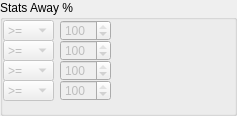
              <widget class="QGroupBox" name="groupBox_6">
               <property name="minimumSize">
                <size>
                 <width>237</width>
                 <height>116</height>
                </size>
               </property>
               <property name="maximumSize">
                <size>
                 <width>237</width>
                 <height>116</height>
                </size>
               </property>
               <property name="title">
                <string>Stats Away %</string>
               </property>
               <widget class="QComboBox" name="combo_points_2">
                <property name="enabled">
                 <bool>false</bool>
                </property>
                <property name="geometry">
                 <rect>
                  <x>3</x>
                  <y>20</y>
                  <width>51</width>
                  <height>21</height>
                 </rect>
                </property>
                <property name="minimumSize">
                 <size>
                  <width>0</width>
                  <height>3</height>
                 </size>
                </property>
                <property name="maximumSize">
                 <size>
                  <width>51</width>
                  <height>21</height>
                 </size>
                </property>
                <item>
                 <property name="text">
                  <string>&gt;=</string>
                 </property>
                </item>
                <item>
                 <property name="text">
                  <string>&lt;=</string>
                 </property>
                </item>
               </widget>
               <widget class="QSpinBox" name="spin_points_2">
                <property name="enabled">
                 <bool>false</bool>
                </property>
                <property name="geometry">
                 <rect>
                  <x>60</x>
                  <y>20</y>
                  <width>51</width>
                  <height>21</height>
                 </rect>
                </property>
                <property name="minimumSize">
                 <size>
                  <width>0</width>
                  <height>3</height>
                 </size>
                </property>
                <property name="maximumSize">
                 <size>
                  <width>51</width>
                  <height>21</height>
                 </size>
                </property>
                <property name="maximum">
                 <number>100</number>
                </property>
                <property name="value">
                 <number>100</number>
                </property>
               </widget>
               <widget class="QSpinBox" name="spin_points_ha_2">
                <property name="enabled">
                 <bool>false</bool>
                </property>
                <property name="geometry">
                 <rect>
                  <x>60</x>
                  <y>40</y>
                  <width>51</width>
                  <height>21</height>
                 </rect>
                </property>
                <property name="minimumSize">
                 <size>
                  <width>0</width>
                  <height>3</height>
                 </size>
                </property>
                <property name="maximumSize">
                 <size>
                  <width>51</width>
                  <height>21</height>
                 </size>
                </property>
                <property name="maximum">
                 <number>100</number>
                </property>
                <property name="value">
                 <number>100</number>
                </property>
               </widget>
               <widget class="QComboBox" name="combo_points_ha_2">
                <property name="enabled">
                 <bool>false</bool>
                </property>
                <property name="geometry">
                 <rect>
                  <x>3</x>
                  <y>40</y>
                  <width>51</width>
                  <height>21</height>
                 </rect>
                </property>
                <property name="minimumSize">
                 <size>
                  <width>0</width>
                  <height>3</height>
                 </size>
                </property>
                <property name="maximumSize">
                 <size>
                  <width>51</width>
                  <height>21</height>
                 </size>
                </property>
                <item>
                 <property name="text">
                  <string>&gt;=</string>
                 </property>
                </item>
                <item>
                 <property name="text">
                  <string>&lt;=</string>
                 </property>
                </item>
               </widget>
               <widget class="QSpinBox" name="spin_form_ha_2">
                <property name="enabled">
                 <bool>false</bool>
                </property>
                <property name="geometry">
                 <rect>
                  <x>60</x>
                  <y>80</y>
                  <width>51</width>
                  <height>21</height>
                 </rect>
                </property>
                <property name="minimumSize">
                 <size>
                  <width>0</width>
                  <height>3</height>
                 </size>
                </property>
                <property name="maximumSize">
                 <size>
                  <width>51</width>
                  <height>21</height>
                 </size>
                </property>
                <property name="maximum">
                 <number>100</number>
                </property>
                <property name="value">
                 <number>100</number>
                </property>
               </widget>
               <widget class="QComboBox" name="combo_form_2">
                <property name="enabled">
                 <bool>false</bool>
                </property>
                <property name="geometry">
                 <rect>
                  <x>3</x>
                  <y>60</y>
                  <width>51</width>
                  <height>21</height>
                 </rect>
                </property>
                <property name="minimumSize">
                 <size>
                  <width>0</width>
                  <height>3</height>
                 </size>
                </property>
                <property name="maximumSize">
                 <size>
                  <width>51</width>
                  <height>21</height>
                 </size>
                </property>
                <item>
                 <property name="text">
                  <string>&gt;=</string>
                 </property>
                </item>
                <item>
                 <property name="text">
                  <string>&lt;=</string>
                 </property>
                </item>
               </widget>
               <widget class="QSpinBox" name="spin_form_2">
                <property name="enabled">
                 <bool>false</bool>
                </property>
                <property name="geometry">
                 <rect>
                  <x>60</x>
                  <y>60</y>
                  <width>51</width>
                  <height>21</height>
                 </rect>
                </property>
                <property name="minimumSize">
                 <size>
                  <width>0</width>
                  <height>3</height>
                 </size>
                </property>
                <property name="maximumSize">
                 <size>
                  <width>51</width>
                  <height>21</height>
                 </size>
                </property>
                <property name="maximum">
                 <number>100</number>
                </property>
                <property name="value">
                 <number>100</number>
                </property>
               </widget>
               <widget class="QComboBox" name="combo_form_ha_2">
                <property name="enabled">
                 <bool>false</bool>
                </property>
                <property name="geometry">
                 <rect>
                  <x>3</x>
                  <y>80</y>
                  <width>51</width>
                  <height>21</height>
                 </rect>
                </property>
                <property name="minimumSize">
                 <size>
                  <width>0</width>
                  <height>3</height>
                 </size>
                </property>
                <property name="maximumSize">
                 <size>
                  <width>51</width>
                  <height>21</height>
                 </size>
                </property>
                <item>
                 <property name="text">
                  <string>&gt;=</string>
                 </property>
                </item>
                <item>
                 <property name="text">
                  <string>&lt;=</string>
                 </property>
                </item>
               </widget>
              </widget>
